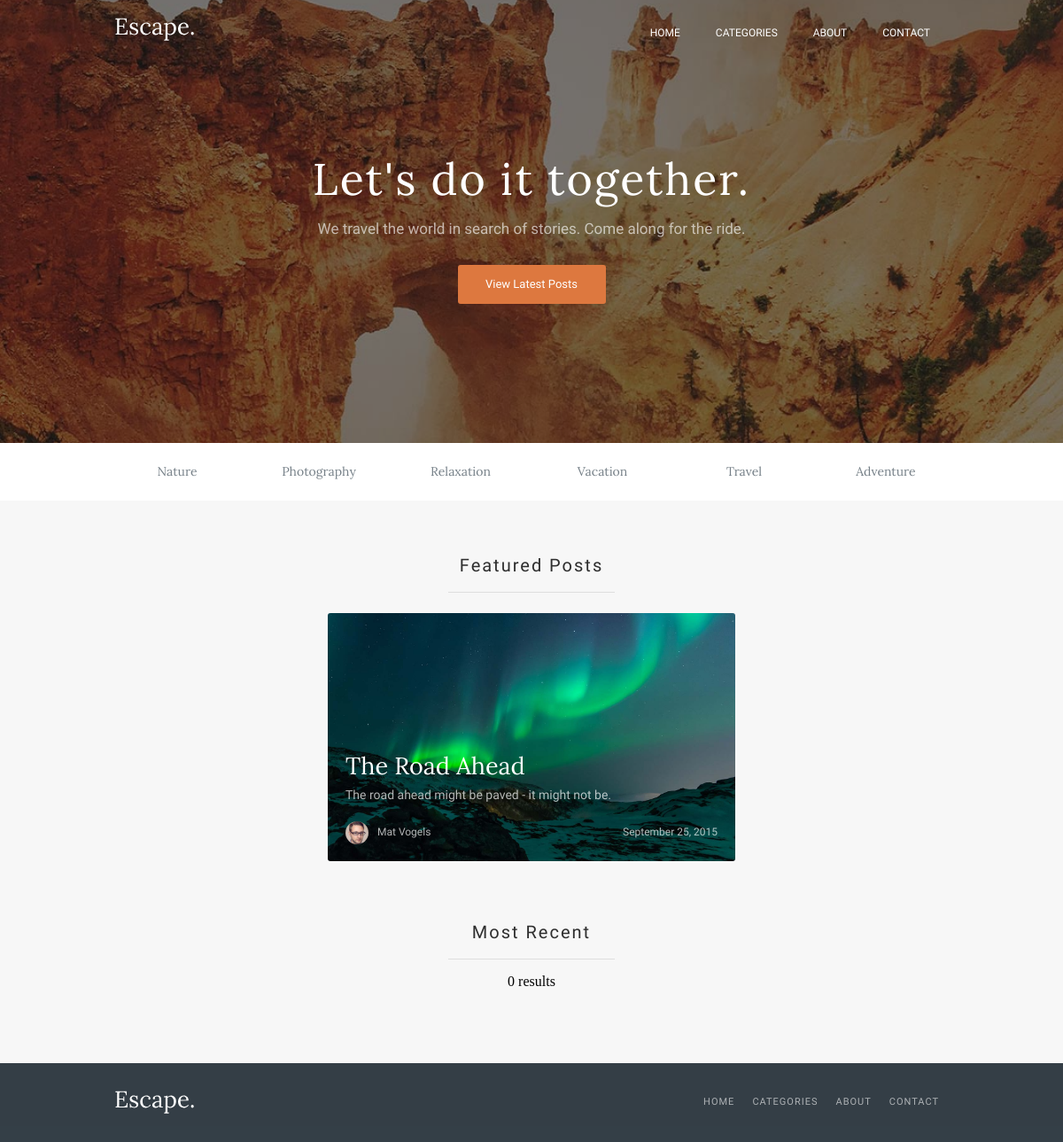
The app's page /home.php with its own data.
### tables this page shows
CREATE TABLE post (
    id INT AUTO_INCREMENT PRIMARY KEY,
    title VARCHAR(255),
    subtitle VARCHAR(255),
    content TEXT NOT NULL,
    author VARCHAR(255),
    author_url VARCHAR(255),
    publish_date VARCHAR(255),
    image_url VARCHAR(255),
    featured TINYINT(1) DEFAULT 0
);

### post-preview.php (the view, shortened to what this page needs)
<div class="featured-posts__post">
    <img width="460" height="280" class="featured-post__picture" src="<?= $row['image_url'] ?>" alt="<?= $row['title'] ?>">
    <h3 class="featured-posts__tittle"><?= $row['title'] ?></h3>
    <a title='<?= $row['title'] ?>' href='/post?postId=<?= $row['id'] ?>'>
    <h4 class="featured-posts__sub-tittle"><?= $row['subtitle'] ?></h4></a>
    <div class="featured-posts__info">
        <img class="posts__author" src="<?= $row['author_url'] ?>" alt="<?= $row['author'] ?> author">
        <p class="featured-posts__author-name"><?= $row['author'] ?></p>
        <p class="featured-posts__author-date"><?= date("F d, Y", $row['publish_date']); ?></p>
    </div>
</div>

### home.php (shortened to what this page needs)
<?php
function createDBConnection(): mysqli {
  $conn = new mysqli(HOST, USERNAME, PASSWORD, DATABASE);
  return $conn;
}
function getAndPrintFeaturedPostsFromDB(mysqli $conn): void
{
    $sql = "SELECT * FROM post WHERE featured = 1";
    $result = $conn->query($sql);
    if ($result->num_rows > 0) {
        while ($row = $result->fetch_assoc()) {
            include 'post-preview.php';
        }
    } else {
        echo "0 results";
    }
}
function getAndPrintMostRecentsPostsFromDB(mysqli $conn): void
{    $sql = "SELECT * FROM post WHERE featured = 0";
    $result = $conn->query($sql);
    if ($result->num_rows > 0) {
       while ($row = $result->fetch_assoc()) {
           include 'most-recent_preview.php';
       }
    } else {
       echo "0 results";
    }
}
$conn = createDBConnection();
?>
<!DOCTYPE html>
<html lang="en">
<head>
    <link rel="stylesheet" href="css/index.css">
</head>
<body>
    <div class="header">
        <div class="header-panel">
            <img class="header-panel__logo" src="http://localhost/images/SVG/Escape-white.svg" alt="Logo Escape">
            <nav class="header-navigation">
                <ul class="header-navigation__list">
                    <li class="header-navigation__list-element"><a href="#">Home</a></li>
                    <li class="header-navigation__list-element">Categories</li>
                    <li class="header-navigation__list-element">About</li>
                    <li class="header-navigation__list-element">Contact</li>
                </ul>
            </nav>
        </div>
        <div class="header-tittle">
            <h1 class="main-tittle">Let's do it together.</h1>
            <h2 class="sub-tittle">We travel the world in search of stories. Come along for the ride.</h2>
            <button class="button-lasts-post">View Latest Posts</button>
        </div>
    </div>
    <div class="main">
        <div class="menu">
            <div class="menu-panel">
                <ul class="menu-panel__list">
                    <li class="menu-panel__list-element">Nature</li>
                    <li class="menu-panel__list-element">Photography</li>
                    <li class="menu-panel__list-element">Relaxation</li>
                    <li class="menu-panel__list-element">Vacation</li>
                    <li class="menu-panel__list-element">Travel</li>
                    <li class="menu-panel__list-element">Adventure</li>
                </ul>
            </div>
        </div>
        <div class="posts__block">
            <h3 class="posts__main-tittle">Featured Posts</h3>
            <div class="posts__line"></div>
            <div class="posts">
                <?php
                    getAndPrintFeaturedPostsFromDB($conn);
                ?>
            </div>
        </div>
        <div class="posts__block">
            <h3 class="posts__main-tittle">Most Recent</h3>
            <div class="posts__line"></div>
            <div class="posts">
                <?php
                    getAndPrintMostRecentsPostsFromDB($conn);
                ?>
            </div>
        </div>
    </div>
    <div class="footer">
        <div class="footer-panel">
            <img class="footer-panel__logo" src="http://localhost/images/SVG/Escape-white.svg" alt="Logo Escape">
            <ul class="footer-nav">
                <li>Home</li>
                <li>Categories</li>
                <li>About</li>
                <li class="contact-margin">Contact</li>
            </ul>
        </div>
        <div class="footer_opacity"></div>
    </div>
</body>
</html>

### records on screen
post: image_url (picture), title "The Road Ahead", subtitle "The road ahead might be paved - it might not be.", author_url (picture), author "Mat Vogels", publish_date "September 25, 2015"
